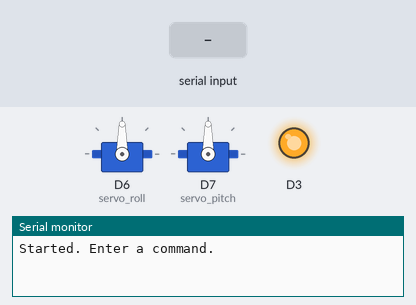
The sketch below on a simulated Seeed XIAO (SAMD21). Shown: 2 × servo, output pins drawn as LEDs (lit = HIGH), the last lines printed to the serial monitor. Inputs (shaded band) come from the test bench.

Above: at 2.2 s.
2.3 s: "x 150\n" received over Serial
At 3.4 s:
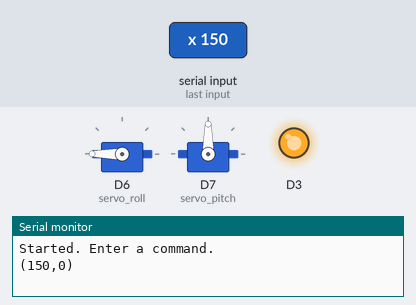
3.8 s: "y 150\n" received over Serial
At 4.6 s:
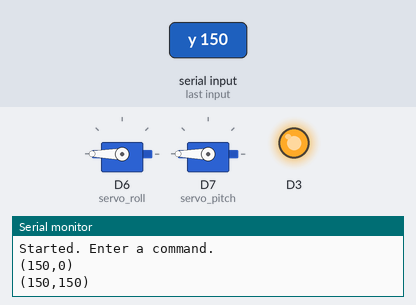
5.3 s: "x 1\n" received over Serial
At 5.7 s:
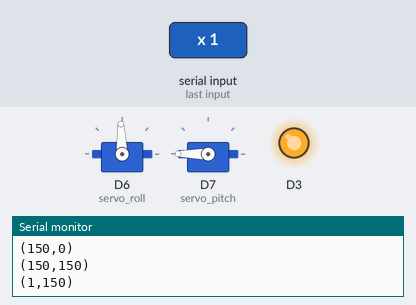
6.8 s: "center\n" received over Serial
At 8.0 s:
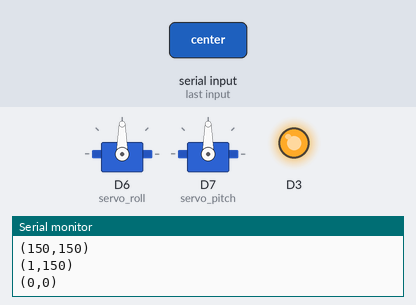
8.3 s: "x 45\n" received over Serial
At 9.2 s:
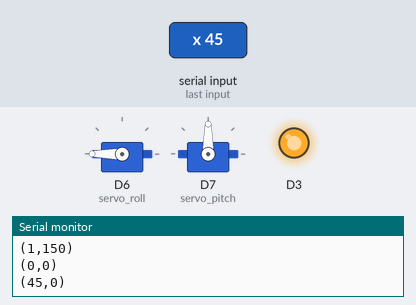
Timing chart, 0 to 10.8 s (numbered marks = the images above; inputs shaded):
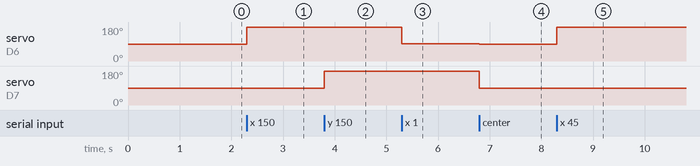

The sketch:

gimbal_tool.ino
```cpp
#include <Servo.h>
#include "Gimbal.h"

Gimbal gimbal;

String command;

int x, y = 0; // x-roll, y-pitch

const int SERVO_UPDATE_INTERVAL = 50; // in ms

bool playing_animation = false;
String current_animation;
unsigned long last_animation_frame = 0;
float now;
const float TIME_SCALE = 0.006f; // from ms

void setup() {

  Serial.begin(9600);

  delay(1000);

  gimbal.attach();

  pinMode(D3, OUTPUT);
  digitalWrite(D3, HIGH);

  gimbal.write(0,0);

  Serial.println("Started. Enter a command.");

}

void loop() {

  if (Serial.available()) {
    command = Serial.readStringUntil('\n');
    command.trim();

    if (command.startsWith("x")) {
      x = command.substring(2).toInt();
      gimbal.write(x, y);
      printpos();
    } else if (command.startsWith("y")) {
      y = command.substring(2).toInt();
      gimbal.write(x, y);
      printpos();
    } else if (command.equals("center")) {
      gimbal.write(0, 0);
      x = 0;
      y = 0;
      Serial.println("(0,0)");
    } else if (command.startsWith("goto ")) {
      String pos = command.substring(5);
      int di = pos.indexOf(" ");
      x = pos.substring(0,di).toFloat();
      y = pos.substring(di).toFloat();
      gimbal.write(x, y);
      printpos();
    } else if (command.startsWith("play ")) {
      String animation = command.substring(5);
      if (animation.equals("xline")) {
        current_animation = "xline";
        playing_animation = true;
        Serial.println("Playing animation \"xline\".");
      } else if (animation.equals("yline")) {
        current_animation = "yline";
        playing_animation = true;
        Serial.println("Playing animation \"yline\".");
      } else if (animation.equals("circle")) {
        current_animation = "circle";
        playing_animation = true;
        Serial.println("Playing animation \"circle\".");
      } else {
        Serial.print("Animation \"");
        Serial.print(animation);
        Serial.println("\" unknown.");
      }
    } else if (command.equals("stop")) {
      playing_animation = false;
    }
  }

  if (playing_animation && (millis() - last_animation_frame >= SERVO_UPDATE_INTERVAL)) {
    now = millis() * TIME_SCALE;

    if (current_animation.equals("xline")) {
      gimbal.write(sin(now)*6.0,0); // radius = 6
    }

    else if (current_animation.equals("yline")) {
      gimbal.write(0,sin(now)*6.0); // radius = 6
    }

    else if (current_animation.equals("circle")) {
      gimbal.write(cos(now)*6.0,sin(now)*6.0);
    }

    last_animation_frame = millis();
  }

}

void printpos() {
  Serial.print("(");
  Serial.print(x);
  Serial.print(",");
  Serial.print(y);
  Serial.println(")");
}
```

Gimbal.cpp
```cpp
#include "Gimbal.h"
#include <Servo.h>
#include <Arduino.h>

Gimbal::Gimbal() {

}

void Gimbal::attach() {
  servo_roll.attach(D6);
  servo_pitch.attach(D7);
}

void Gimbal::write(float vector_roll, float vector_pitch) {
  servo_roll.write(round(vector_roll*2)+90);
  servo_pitch.write(round(vector_pitch*2.5)+90);
}
```

Gimbal.h
```cpp
#ifndef Gimbal_h
#define Gimbal_h

#include <Servo.h>
#include <Arduino.h>

class Gimbal {
  public:
    Gimbal();

    Servo servo_roll;
    Servo servo_pitch;

    void attach();
    void write(float vector_roll, float vector_pitch);
    void center();
};

#endif
```

Measured:
- after the input at 2.3 s, servo on D6 (servo_roll): 90° → 180° at once
- after the input at 3.8 s, servo on D7 (servo_pitch): 90° → 180° at once
- after the input at 5.3 s, servo on D6 (servo_roll): 180° → 92° at once
- after the input at 6.8 s, servo on D6 (servo_roll): 92° → 90° at once; servo on D7 (servo_pitch): 180° → 90° at once
- after the input at 8.3 s, servo on D6 (servo_roll): 90° → 180° at once
